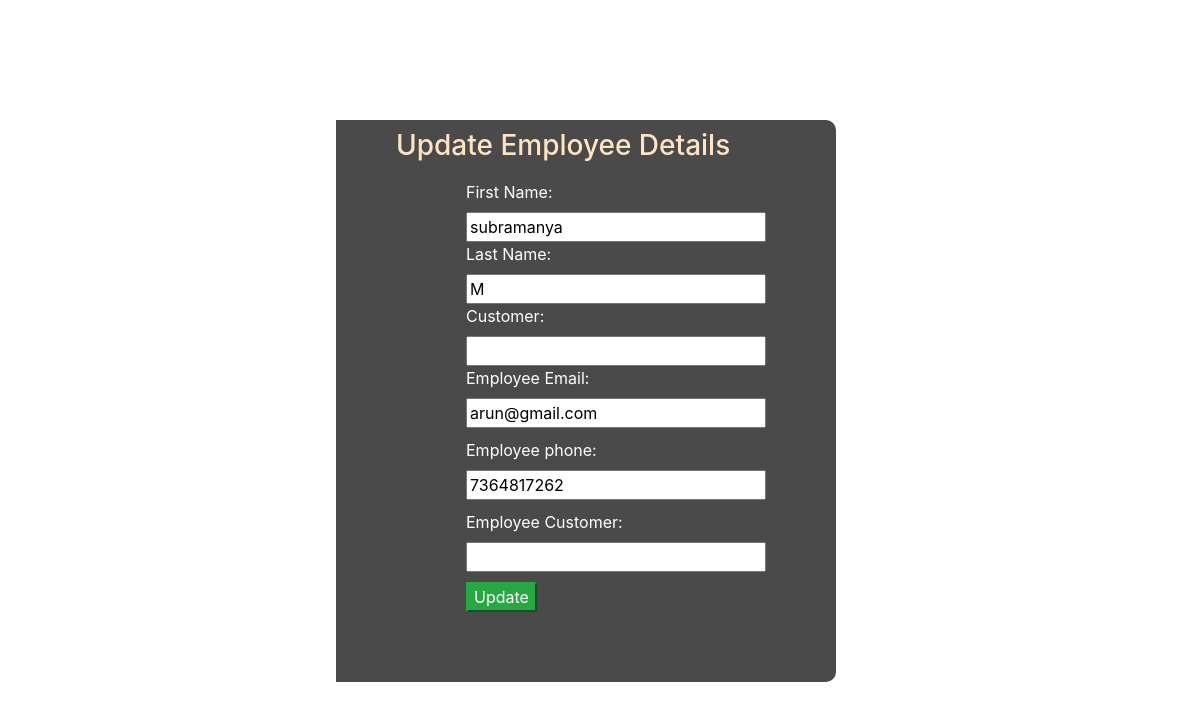
The app's page /editemp/subramanya with its own data.
### emp_data/models.py (models this page shows, shortened)
class Employee(models.Model):
    eFname = models.CharField(max_length=50,null=True)
    eLname = models.CharField(max_length=50,null=True)
    refer_Customer = models.ForeignKey(Customer, on_delete = models.CASCADE,db_column='cName',null=True)
    eEmail = models.EmailField(max_length=200,null=True)
    ePhone = models.CharField(max_length=50,null=True)
    eExperience = models.IntegerField(default=0,null=True)
    eskills = models.CharField(max_length=100,null=True)
    eRole = models.CharField(max_length=50,null=True) # designation
    eMP_Type = models.CharField(max_length=30,null=True) # either sales,software engineer, account
    estatus = models.CharField(max_length=100,null=True) # either free or deployed
    leadsoc_joining_date = models.DateField(null=True)
    customer_start_date = models.DateField(null=True)
    remarks = models.CharField(max_length=30,null=True) # about employee
    class Meta:
        db_table = "employee"

### emp_data/views.py (the view)
# urls.py: path('editemp/<str:eFname>', views.editemp),
def editemp(request, eFname):
    employee = Employee.objects.get(eFname=eFname)
    return render(request, "editemployee.html", {'employee':employee})

### emp_data/templates/editemployee.html (shortened to what this page needs)
<!DOCTYPE html>
<html>
  <head>
    {% load static %}
    <link rel="stylesheet" type="text/css" href="{% static '/styles.css' %}">
    <link rel="stylesheet" href="https://stackpath.bootstrapcdn.com/bootstrap/4.1.3/css/bootstrap.min.css">
  </head>
  <body>
    <div>
      <div class="booking-form2">
          <h3 style="color: bisque;padding-top: 2%;">Update Employee Details</h3>
    <form method="POST" action="/updateEmp/{{employee.eFname}}" class="forma">
      <div class="form-group">
        <label class="form-label">First Name:</label>
        <input type="text" name="eFname" value="{{employee.eFname}}" />
      </div>
      <div class="form-group">
        <label class="form-label">Last Name:</label>
        <input type="text" name="eLname" value="{{employee.eLname}}" />
      </div>
      <div class="form-group">
        <label class="form-label">Customer:</label>
        <input type="text" name="eCompany" value="{{employee.eCompany}}" />
      </div>
      <div class="form-group">
        <label class="form-label">Employee Email:</label>
        <input type="text" name="eEmail" value="{{employee.eEmail}}" />
      </div><br>
      <div class="form-group">
        <label class="form-label">Employee phone:</label>
        <input type="text" name="ePhone" value="{{employee.ePhone}}" />
      </div><br>
      <div class="form-group">
        <label class="form-label">Employee Customer:</label>
        <input type="text" name="eCustomer" value="{{employee.eCustomer}}" />
      </div><br>
      <button type="submit" class="btn-success">Update</button>
    </form>
  </div></div>
  </body>
</html>

### emp_data/static/styles.css (style rules this page uses)
body { background: url("/static/images/") no-repeat center center fixed; -webkit-background-size: cover; -moz-background-size: cover; -o-background-size: cover; background-size: cover; }
.forma { padding: 10px 70px 70px 70px; }
.form-label { color: white; }
.booking-form2 { width: 41.67%; background: rgba(14, 13, 13, 0.747); border-top-right-radius: 10px; border-bottom-right-radius: 10px; padding-left: 5%; margin-left: 28%; margin-top: 10%; }
input { display: inline-block; float: right; width: 100%; }

### records on screen
Employee: eFname "subramanya", eLname "M", eEmail "arun@gmail.com", ePhone "7364817262"
